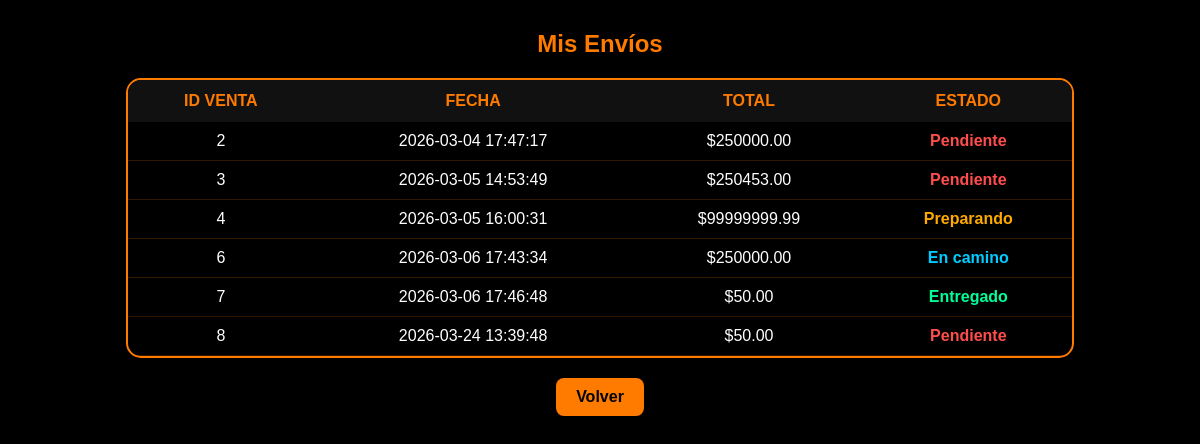
Screenshot of /mis_envios.php (signed in) with the database file from the repository.
### tables this page shows
CREATE TABLE `ventas` (
  `id` int(11) NOT NULL,
  `idcliente` int(11) NOT NULL,
  `fecha` datetime DEFAULT current_timestamp(),
  `total` decimal(10,2) DEFAULT NULL,
  `idusuario` int(11) DEFAULT NULL
);

### mis_envios.php (the view, shortened to what this page needs)
<?php
$id_cliente = $_SESSION['idusuario'];
$database = new Database();
$conexion = $database->conectar();
$sql = "SELECT ventas.id, ventas.fecha, ventas.total
        FROM ventas
        WHERE ventas.idcliente = :id_cliente";
$stmt = $conexion->prepare($sql);
$stmt->execute([':id_cliente' => $id_cliente]);
$ventas = $stmt->fetchAll(PDO::FETCH_ASSOC);
?>
<!DOCTYPE html>
<html>
<head>
<link rel="stylesheet" href="css/mis_envios.css">
</head>
<body>
<h2 class="titulo">Mis Envíos</h2>
<div class="contenedor">
<table class="tabla">
<tr>
    <th>ID VENTA</th>
    <th>FECHA</th>
    <th>TOTAL</th>
    <th>ESTADO</th>
</tr>
<?php foreach ($ventas as $venta): ?>
<?php
$sqlEnvio = "SELECT * FROM envios
             WHERE envios.id_venta = :id_venta
             ORDER BY envios.fecha_actualizacion DESC
             LIMIT 1";
$stmtEnvio = $conexion->prepare($sqlEnvio);
$stmtEnvio->execute([':id_venta' => $venta['id']]);
$envio = $stmtEnvio->fetch(PDO::FETCH_ASSOC);
?>
<tr>
<td><?= $venta['id']; ?></td>
<td><?= $venta['fecha']; ?></td>
<td>$<?= $venta['total']; ?></td>
<td>
<?php
if ($envio) {
    switch($envio['estado']) {
        case 'pendiente':
            echo "<span class='pendiente'>Pendiente</span>";
            break;
        case 'preparando':
            echo "<span class='preparando'>Preparando</span>";
            break;
        case 'en_camino':
            echo "<span class='camino'>En camino</span>";
            break;
        case 'entregado':
            echo "<span class='entregado'>Entregado</span>";
            break;
    }
} else {
    echo "<span class='pendiente'>Pendiente</span>";
}
?>
</td>
</tr>
<?php endforeach; ?>
</table>
</div>
<div class="contenedor-boton">
    <a href="cliente.php" class="btn">Volver</a>
</div>
</body>
</html>

### css/mis_envios.css (style rules this page uses)
body { background-color:black; color:white; font-family:Arial; }
.titulo { text-align:center; color:#ff7b00; margin-top:30px; }
.contenedor { display:flex; justify-content:center; margin-top:20px; }
.tabla { width:80%; border-collapse:separate; border-spacing:0; background:rgba(0,0,0,0.7); backdrop-filter:blur(10px); border-radius:15px; overflow:hidden; border:2px solid #ff7b00; }
.tabla th { background:#111; color:#ff7b00; padding:12px; }
.tabla td { padding:10px; text-align:center; border-bottom:1px solid rgba(255,123,0,0.2); }
.pendiente { color:#ff4d4d; font-weight:bold; }
.preparando { color:#ffaa00; font-weight:bold; }
.camino { color:#00ccff; font-weight:bold; }
.entregado { color:#00ff99; font-weight:bold; }
.contenedor-boton { display:flex; justify-content:center; margin-top:20px; }
.btn { background:#ff7b00; color:black; padding:10px 20px; border-radius:8px; text-decoration:none; font-weight:bold; transition:0.3s; }

### rows the page displays
ventas: id "2", fecha "2026-03-04 17:47:17", total "250000.00", shows "Pendiente"
ventas: id "3", fecha "2026-03-05 14:53:49", total "250453.00", shows "Pendiente"
ventas: id "4", fecha "2026-03-05 16:00:31", total "99999999.99", shows "Preparando"
ventas: id "6", fecha "2026-03-06 17:43:34", total "250000.00", shows "En camino"
ventas: id "7", fecha "2026-03-06 17:46:48", total "50.00", shows "Entregado"
ventas: id "8", fecha "2026-03-24 13:39:48", total "50.00", shows "Pendiente"
